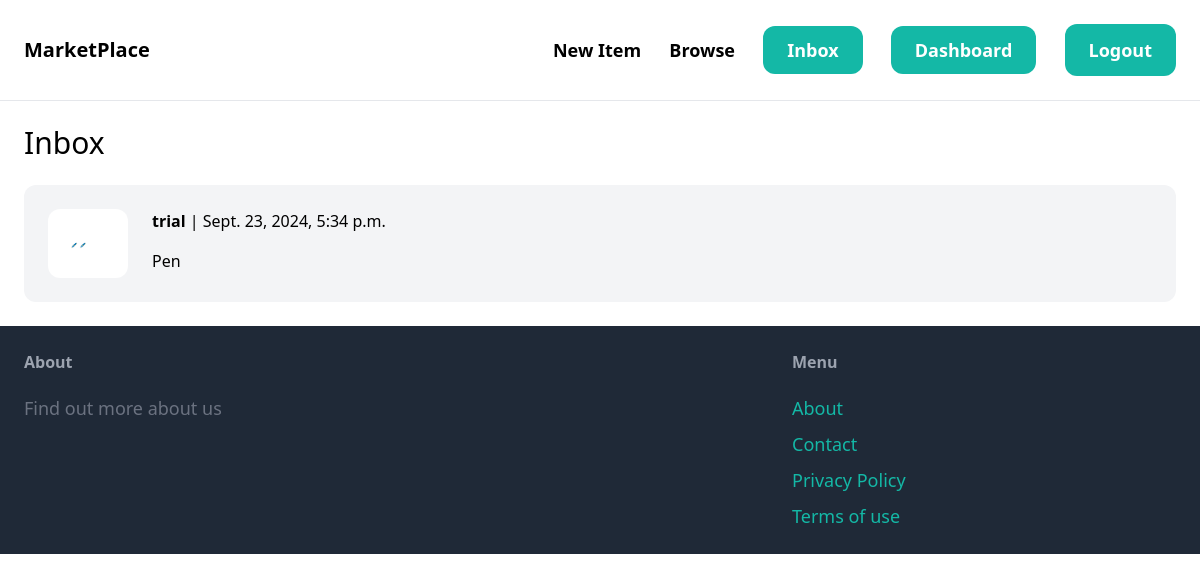
The page /inbox/ (signed in) on the database its author committed.
### conversation/models.py (models this page shows)
class Conversation(models.Model):
    item = models.ForeignKey(Item, related_name='conversations', on_delete=models.CASCADE)
    members = models.ManyToManyField(User, related_name='conversations')
    created_at = models.DateTimeField(auto_now_add=True)
    modified_at = models.DateTimeField(auto_now=True)
    class Meta:
        ordering = ('-modified_at',)

### item/models.py (models this page shows, shortened)
class Item(models.Model):
    category = models.ForeignKey(Category, related_name='items', on_delete=models.CASCADE)
    name = models.CharField(max_length=255)
    description = models.TextField(blank=True, null=True)
    price = models.FloatField()
    image = models.ImageField(upload_to='item_images', blank=True, null=True)
    is_sold = models.BooleanField(default=False)
    created_by = models.ForeignKey(User, related_name='items', on_delete=models.CASCADE)
    created_at = models.DateTimeField(auto_now_add=True)

### conversation/views.py (the view)
# urls.py: path('', views.inbox, name='inbox'),
@login_required
def inbox(request):
    conversations = Conversation.objects.filter(members__in=[request.user.id])
    return render(request, 'conversation/inbox.html', {
        'conversations': conversations,
    })

### conversation/templates/conversation/inbox.html (shortened to what this page needs)
{% extends 'core/base.html' %}
{% block content %}
<h1 class="mb-6 text-3xl">Inbox</h1>
<div class="space-y-6">
    {% for conversation in conversations %}
        <a href="{% url 'conversation:detail' conversation.id %}">
            <div class="p-6 flex bg-gray-100 rounded-xl">
                <div class="pr-6">
                    <img src="{{ conversation.item.image.url }}" class="w-20 rounded-xl">
                </div>
                <div>
                    {% for member in conversation.members.all %}
                        {% if member != request.user %}
                            <p class="mb-4"><strong>{{ member.username }}</strong> | {{ conversation.modified_at }}</p>
                            <p>{{ conversation.item.name }}</p>
                        {% endif %}
                    {% endfor %}
                </div>
            </div>
        </a>
    {% endfor %}
</div>
{% endblock %}

### rows shown on the page
Conversation: item.image (picture), modified_at "Sept. 23, 2024, 5:34 p.m.", item.name "Pen"

### other values the page prints
{{ member.username }} "trial"
